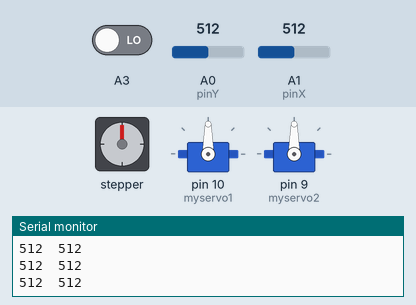
This sketch was run on a simulated Arduino Uno, built with avr-gcc and run on an emulated ATmega328P. Parts: stepper motor, 2 × servo, the last lines printed to the serial monitor. Wiring (inferred from the names in the program): stepper motor driver (200 steps per turn assumed): step pin 4; direction pin 5; enable pin 3. Inputs (shaded band) come from the test bench; at power-on: A1 (pinX) = 512, A0 (pinY) = 512, A3 LOW.

Above: at 1.2 s.
1.3 s: A1 (pinX) set to 462
4.3 s: A1 (pinX) set to 439
At 7.2 s:
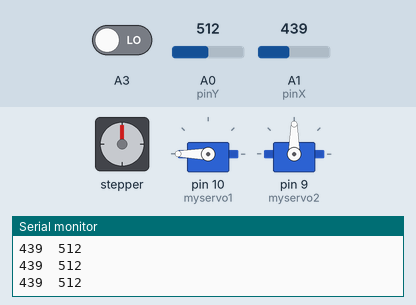
7.3 s: A0 (pinY) set to 552
8.8 s: A0 (pinY) set to 585
At 10.5 s:
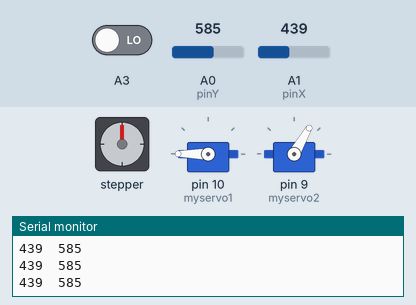
11.2 s: A1 (pinX) set to 553
12.7 s: A1 (pinX) set to 587
At 13.2 s:
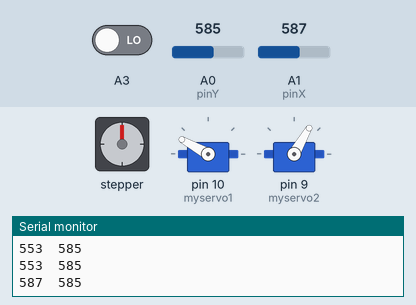
At 16.4 s:
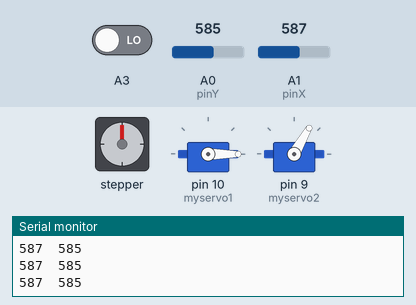
Timing chart, 0 to 16.7 s (numbered marks = the images above; inputs shaded):
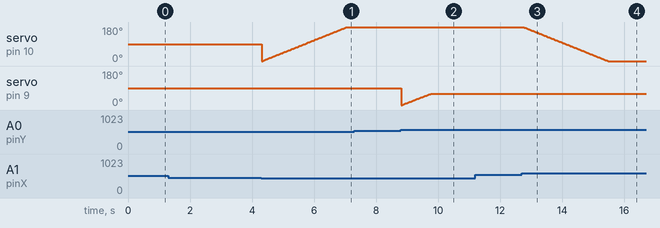

Measured:
- the behaviour switches between 450 and 449 on A1 (pinX) (found by bisection; images 0 and 1)
- the behaviour switches between 570 and 571 on A0 (pinY) (found by bisection; images 1 and 2)
- the behaviour switches between 570 and 571 on A1 (pinX) (found by bisection; images 2 and 3)
- after the input at 12.7 s, servo on pin 10 (myservo1): moves from 180° to 0° over 2.7 s, starting after 0.05 s

The sketch:

sketch_mar01a.ino
```cpp
#include <Servo.h>

Servo myservo1;
Servo myservo2;

int pos1 = 0;
int pos2 = 0;

const int dirPin  = 5;
const int stepPin = 4;
const int enPin   = 3;

const int pinX = A1; // Joystick X axis
const int pinY = A0; // Joystick Y axis
const int sw = A3; // Joystick switch
void setup() {
  pinMode(pinX, INPUT);
  pinMode(pinY, INPUT);

  myservo1.attach(10);
  myservo2.attach(9);

  pinMode(stepPin,OUTPUT);
  pinMode(dirPin,OUTPUT);
  pinMode(enPin,OUTPUT);
  Serial.begin(9600);

  digitalWrite(enPin,LOW);
}

void loop() {
  int X = analogRead(pinX);
  int Y = analogRead(pinY);
  int sw = digitalRead(A3);
  Serial.print(X);
  Serial.print("\t");
  Serial.println(Y);

  if(Y < 200){
    stepper_mov_1();
  }

  if(Y > 900){
    stepper_mov_2();
  }

    if(X < 450){
    servo_mov_1();
  }

  if(X > 570){
    servo_mov_2();
  }

  if(Y < 450 && Y > 200){
    servo_claw_2();
    }

  if(Y > 570 && Y <900){
    servo_claw_1();
    }

}

//ANTI-CLOCKWISE MOVEMENT of ELBOW
void stepper_mov_1(){
  digitalWrite(dirPin,LOW);

  while(1){
    int Y = analogRead(pinY);

    digitalWrite(stepPin,LOW);
    delayMicroseconds(1000);
    digitalWrite(stepPin,HIGH);
    delayMicroseconds(1000);

    if(Y > 200){
      break;
      }
    }
  }

//CLOCK-WISE MOVEMENT of ELBOW
void stepper_mov_2(){
    digitalWrite(dirPin,HIGH);

    while(1) {
    int Y = analogRead(pinY);

    digitalWrite(stepPin,LOW);
    delayMicroseconds(1000);
    digitalWrite(stepPin,HIGH);
    delayMicroseconds(1000);

    if(Y < 900){
      break;
      }
    }
  }

// CLOCK-WISE MOVEMENT OF SERVO
void servo_mov_1(){
  while (pos1 <= 180) {                 // goes from 0 degrees to 180 degrees
    int X = analogRead(pinX);
    // in steps of 1 degree
    myservo1.write(pos1);              // tell servo to go to position in variable 'pos'
    delay(15);                        // waits 15ms for the servo to reach the position
    pos1=pos1+1;
    if(X>450){
      break;
      }
    }
  }

//ANTI-CLOCKWISE MOVEMENT OF SERVO
void servo_mov_2(){
    while (pos1 >= 0) { // goes from 180 degrees to 0 degrees
    int X = analogRead(pinX);
    myservo1.write(pos1);              // tell servo to go to position in variable 'pos'
    delay(15);                       // waits 15ms for the servo to reach the position
    pos1=pos1-1;
    if(X<570){
      break;
      }
    }
}

//CLOSING OF CLAW
void servo_claw_1(){
  while (pos2 <= 60) {              // goes from 0 degrees to 180 degrees
    int Y = analogRead(pinY);
    // in steps of 1 degree
    myservo2.write(pos2);         // tell servo to go to position in variable 'pos'
    delay(15);                   // waits 15ms for the servo to reach the position
    pos2=pos2+1;
    if(Y > 450){
      break;
      }
    }
  }

//OPENING OF CLAW
void servo_claw_2(){
    while (pos2 >= 0) {               // goes from 18U0 degrees to 0 degrees
    int Y = analogRead(pinY);
    myservo2.write(pos2);              // tell servo to go to position in variable 'pos'
    delay(15);                       // waits 15ms for the servo to reach the position
    pos2=pos2-1;
    if(Y < 570){
      break;
      }
    }
  }
```
